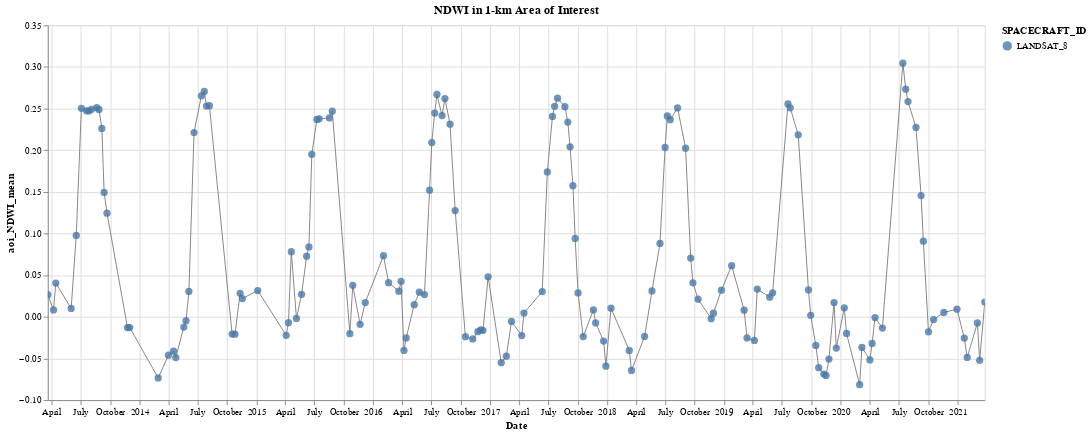

Write notebook code for a chart like this one.
### Code cell
#@title Plot NDWI time series
points = alt.Chart(
    infoDF,
    height=400,
    width=1000,
    title='NDWI in 1-km Area of Interest'
    ).mark_circle(
        size=60,
        opacity=0.8
        ).encode(
            x='Date',
            y='aoi_NDWI_mean',
            color='SPACECRAFT_ID',
            tooltip=['Date','SPACECRAFT_ID','aoi_pixel_count','aoi_NDWI_mean']
            ).interactive()

lines = alt.Chart(infoDF).mark_line(color='gray',strokeWidth=1).encode(
  x='Date',
  y='aoi_NDWI_mean'
)

lines + points

### Figure 1 — Vega-Lite specification as saved in the notebook (floating-point values rounded to 4 significant figures; data arrays with more than 128 entries replaced by an {"elided": "..."} marker saying what was removed)
{"config": {"view": {"continuousWidth": 400, "continuousHeight": 300}}, "layer": [{"mark": {"type": "line", "color": "gray", "strokeWidth": 1}, "encoding": {"x": {"field": "Date", "type": "temporal"}, "y": {"field": "aoi_NDWI_mean", "type": "quantitative"}}}, {"mark": {"type": "circle", "opacity": 0.8, "size": 60}, "encoding": {"color": {"field": "SPACECRAFT_ID", "type": "nominal"}, "tooltip": [{"field": "Date", "type": "temporal"}, {"field": "SPACECRAFT_ID", "type": "nominal"}, {"field": "aoi_pixel_count", "type": "quantitative"}, {"field": "aoi_NDWI_mean", "type": "quantitative"}], "x": {"field": "Date", "type": "temporal"}, "y": {"field": "aoi_NDWI_mean", "type": "quantitative"}}, "height": 400, "selection": {"selector014": {"type": "interval", "bind": "scales", "encodings": ["x", "y"]}}, "title": "NDWI in 1-km Area of Interest", "width": 1000}], "data": {"name": "data-2b061d8439826fc2150a244f5b3ee707"}, "$schema": "https://vega.github.io/schema/vega-lite/v4.17.0.json", "datasets": {"data-2b061d8439826fc2150a244f5b3ee707": {"elided": "152 records"}}}
